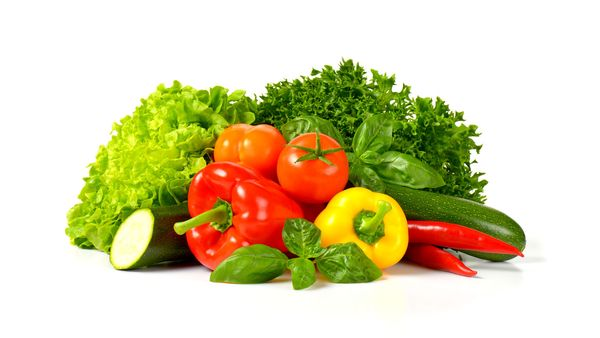
%> input picture 6.GraphCutAlgoritm/vegetables.jpg, 600 x 338 px
$ octave grabcut1.m   (GNU Octave 9; MATLAB toolbox functions it lacks are replaced by stand-ins)
%> lines starting %> are read from the running program, lines starting %| are printed output that depends on the picture
i = imread("vegetables.jpg");
%> i is the input picture: size 338x600x3 uint8; mean R, G, B 215.8, 207.9, 168.4
im = rgb2gray(i);
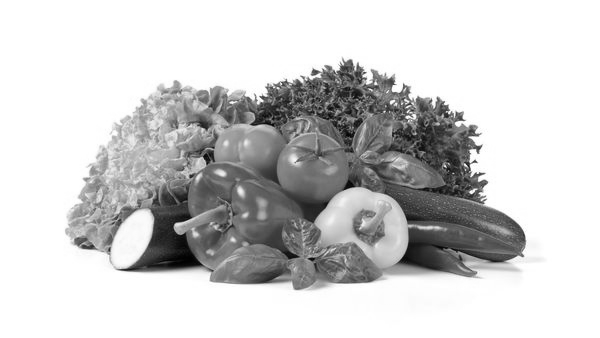
%> im: size 338x600 uint8; min 1, max 255, mean 205.8
L = superpixels(im,500);
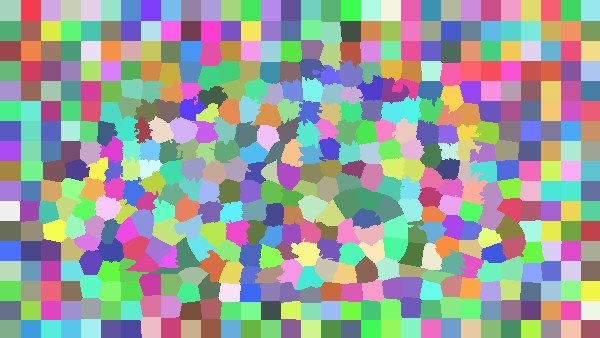
%> L: size 338x600 double; 509 distinct labels, from 1 to 509; one colour per label, 0 black
figure
imshow(im)
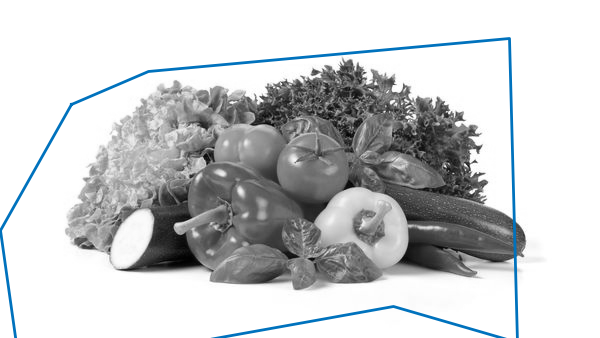
%> figure redrawn from the program's plot data
h1 = impoly(gca,[72,105; 1,231; 20,366; 104,359;
    394,307; 518,343; 510,39; 149,72]);

    roiPoints = getPosition(h1);
roi = poly2mask(roiPoints(:,1),roiPoints(:,2),size(L,1),size(L,2));

%> (the run ends here)

$ run again, with 6.GraphCutAlgoritm/grabcut1.jpg copied over 6.GraphCutAlgoritm/vegetables.jpg
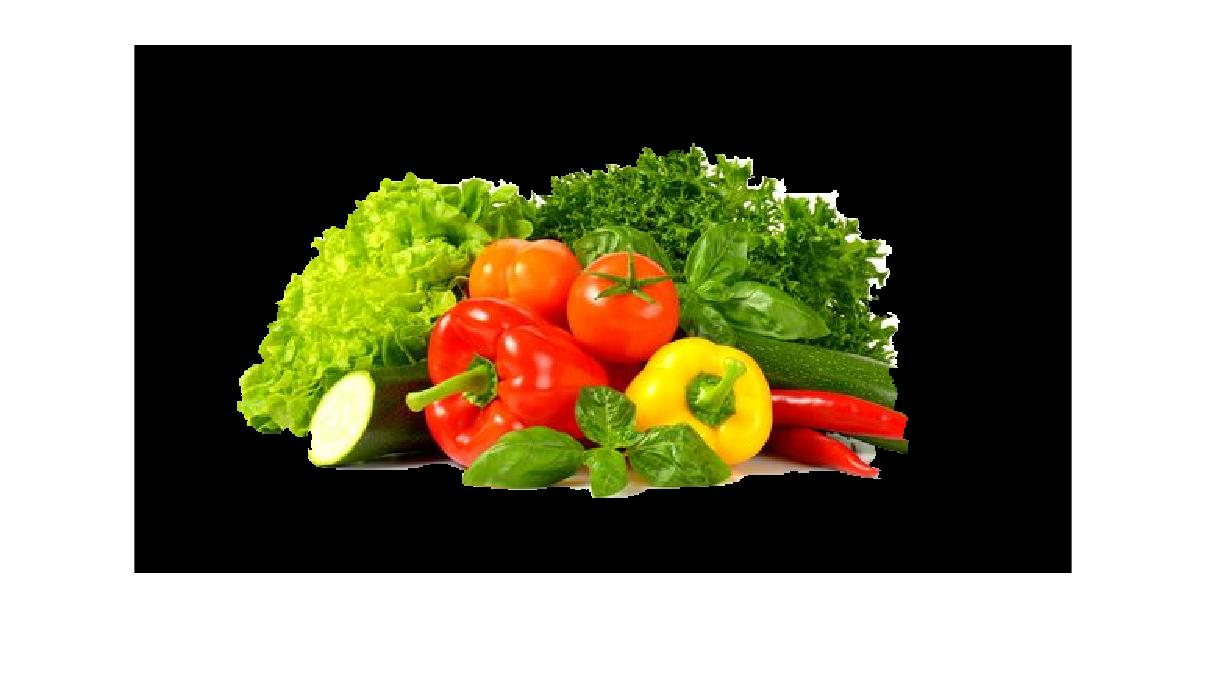
%> input picture 6.GraphCutAlgoritm/grabcut1.jpg, 1209 x 673 px
%> i is the input picture: size 673x1209x3 uint8; mean R, G, B 133.3, 128.5, 105.9
%> `L = superpixels(im,500);`:
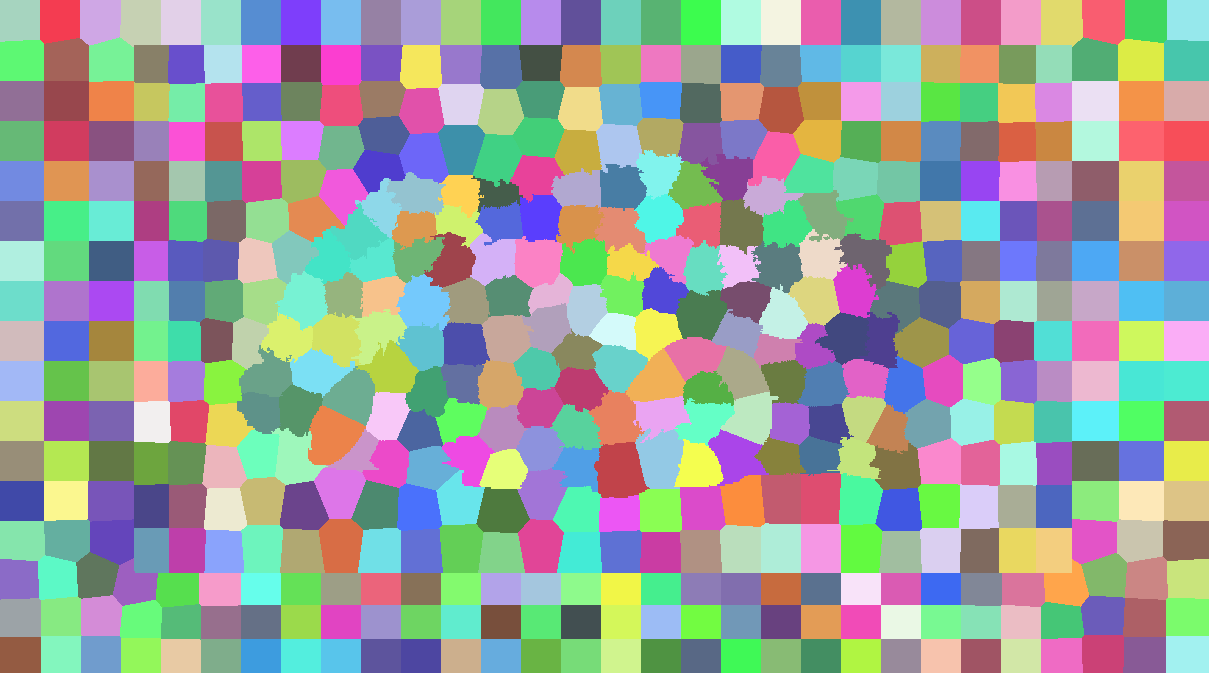
%> L: size 673x1209 double; 510 distinct labels, from 1 to 510; one colour per label, 0 black
%> `imshow(im)`:
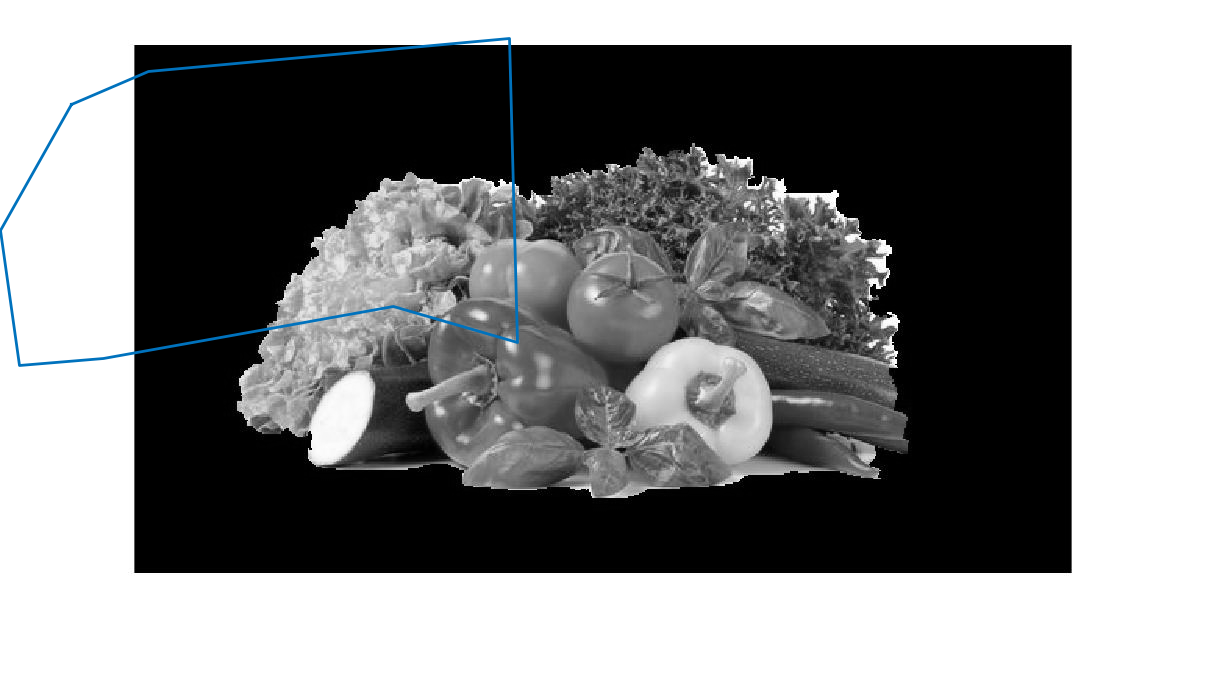
%> figure redrawn from the program's plot data
